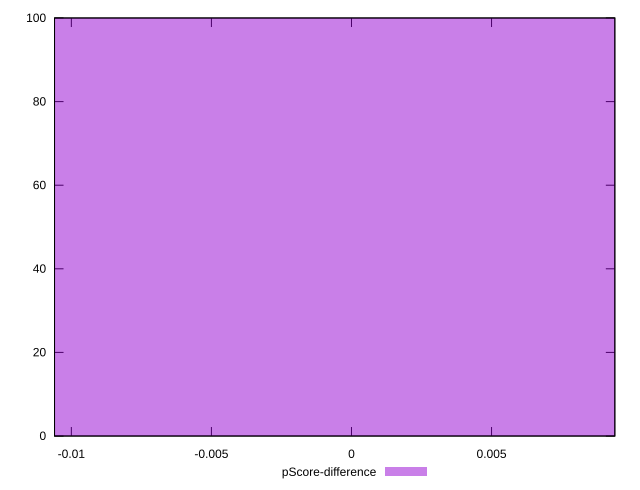

This figure's gnuplot source:
reset

$pScoreDifference <<EOF
0 100
EOF

set key outside below
set boxwidth 0.1
set xrange [-0.010599890344354925:0.009400109655645075]
set yrange [0:100]
set trange [0:100]
set style fill transparent solid 0.5 noborder
set terminal svg size 640, 490 enhanced background rgb 'white'
set output "report_00017_2021-02-10T15-08-03.406Z/dom-size/samples/pages+cached/pScore-difference/histogram.svg"

plot $pScoreDifference title "pScore-difference" with boxes

reset
